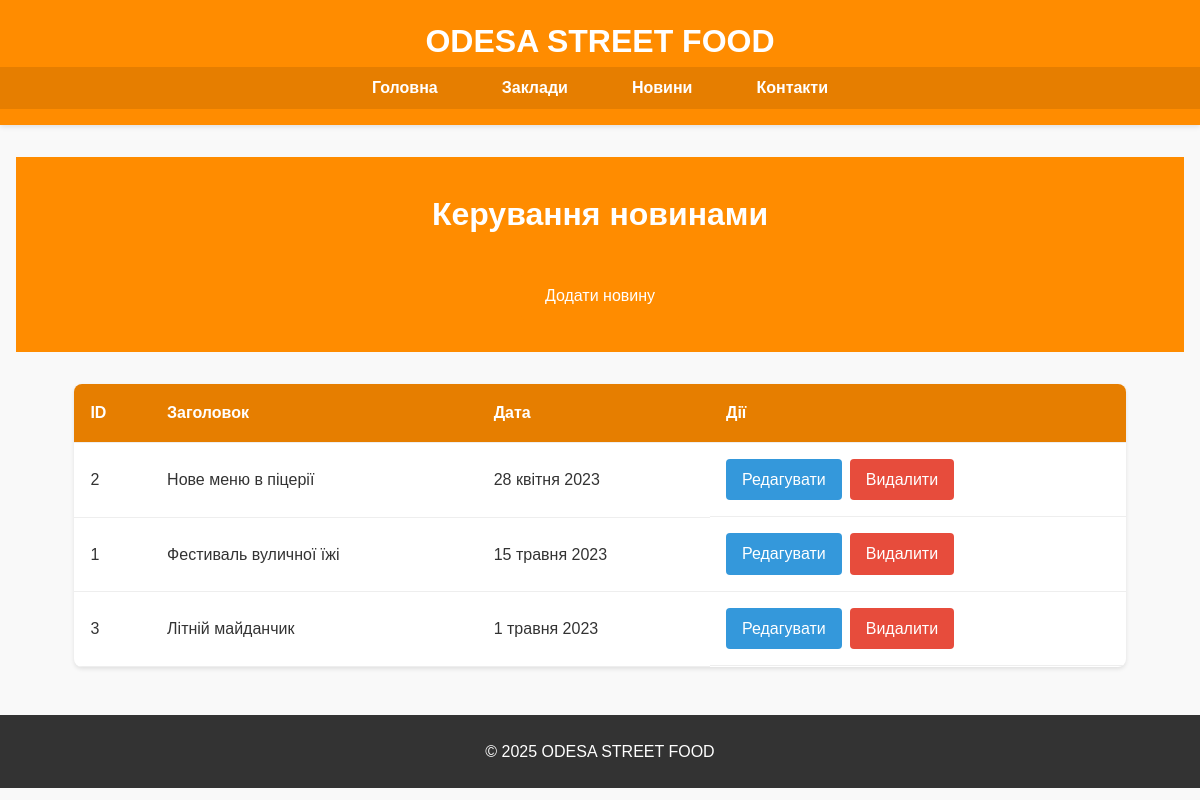
The page /admin/news on the database as committed earlier.
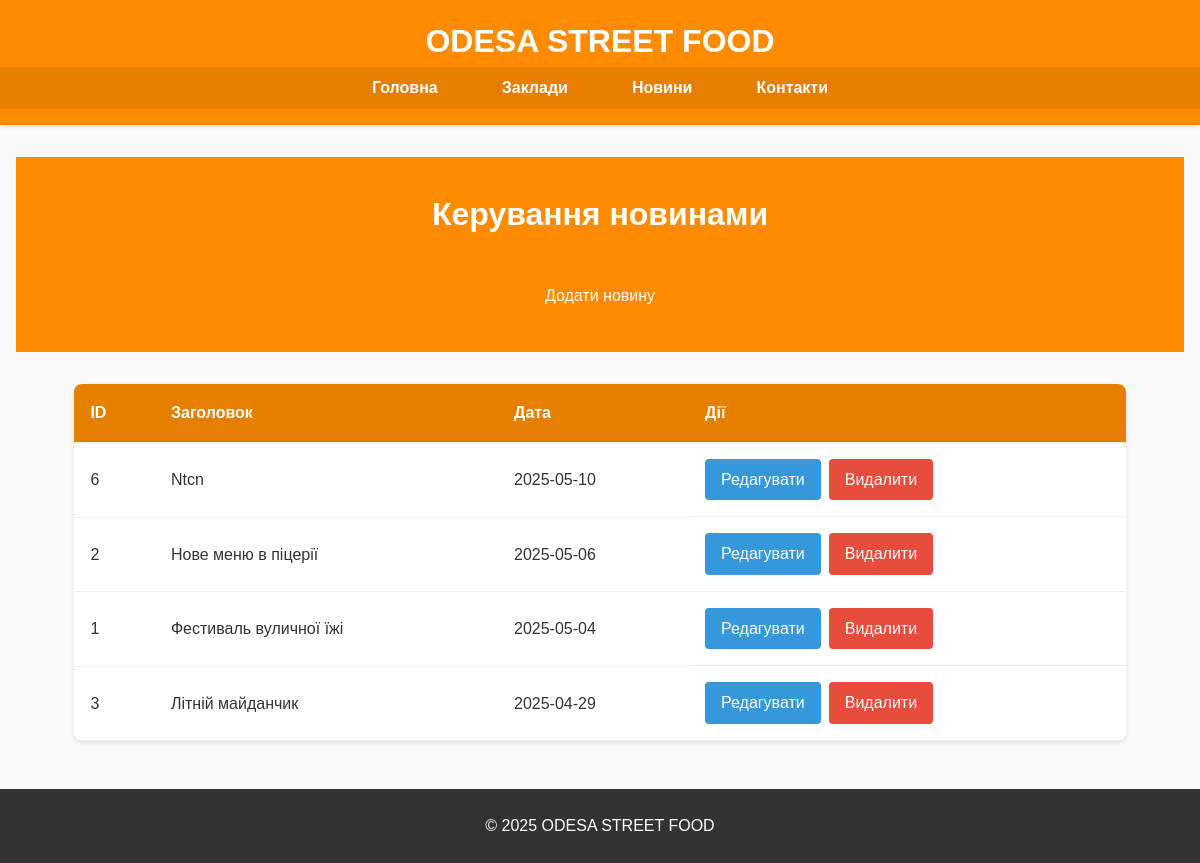
The same page on the database as committed later.
### tables this page shows
CREATE TABLE news
                 (
                     id
                     INTEGER
                     PRIMARY
                     KEY
                     AUTOINCREMENT,
                     title
                     TEXT
                     NOT
                     NULL,
                     date
                     TEXT
                     NOT
                     NULL,
                     content
                     TEXT
                     NOT
                     NULL,
                     image
                     TEXT
                     NOT
                     NULL
                 );

### app.py (the view)
@app.route('/admin/news')
def admin_news():
    conn = sqlite3.connect('news.db')
    c = conn.cursor()
    c.execute("SELECT * FROM news ORDER BY date DESC")
    news_items = [dict(zip(['id', 'title', 'date', 'content', 'image'], row)) for row in c.fetchall()]
    conn.close()
    return render_template('admin_news.html', now=datetime.now(), news_items=news_items)

### templates/admin_news.html (shortened to what this page needs)
{% extends "base.html" %}
{% block content %}
<section class="admin-header">
    <h1>Керування новинами</h1>
    <a href="{{ url_for('add_news') }}" class="btn">Додати новину</a>
</section>
<section class="admin-news-list">
    <div class="container">
        <table>
            <thead>
                <tr>
                    <th>ID</th>
                    <th>Заголовок</th>
                    <th>Дата</th>
                    <th>Дії</th>
                </tr>
            </thead>
            <tbody>
                {% for item in news_items %}
                <tr>
                    <td>{{ item.id }}</td>
                    <td>{{ item.title }}</td>
                    <td>{{ item.date }}</td>
                    <td class="actions">
                        <a href="{{ url_for('edit_news', news_id=item.id) }}" class="btn-edit">Редагувати</a>
                        <a href="{{ url_for('delete_news', news_id=item.id) }}" class="btn-delete">Видалити</a>
                    </td>
                </tr>
                {% endfor %}
            </tbody>
        </table>
    </div>
</section>
{% endblock %}

Rows that differ between the two databases and show on the page:
added news: id "6", title "Ntcn", date "2025-05-10"
changed news "Нове меню в піцерії": date "28 квітня 2023" → "2025-05-06"
changed news "Фестиваль вуличної їжі": date "15 травня 2023" → "2025-05-04"
changed news "Літній майданчик": date "1 травня 2023" → "2025-04-29"
